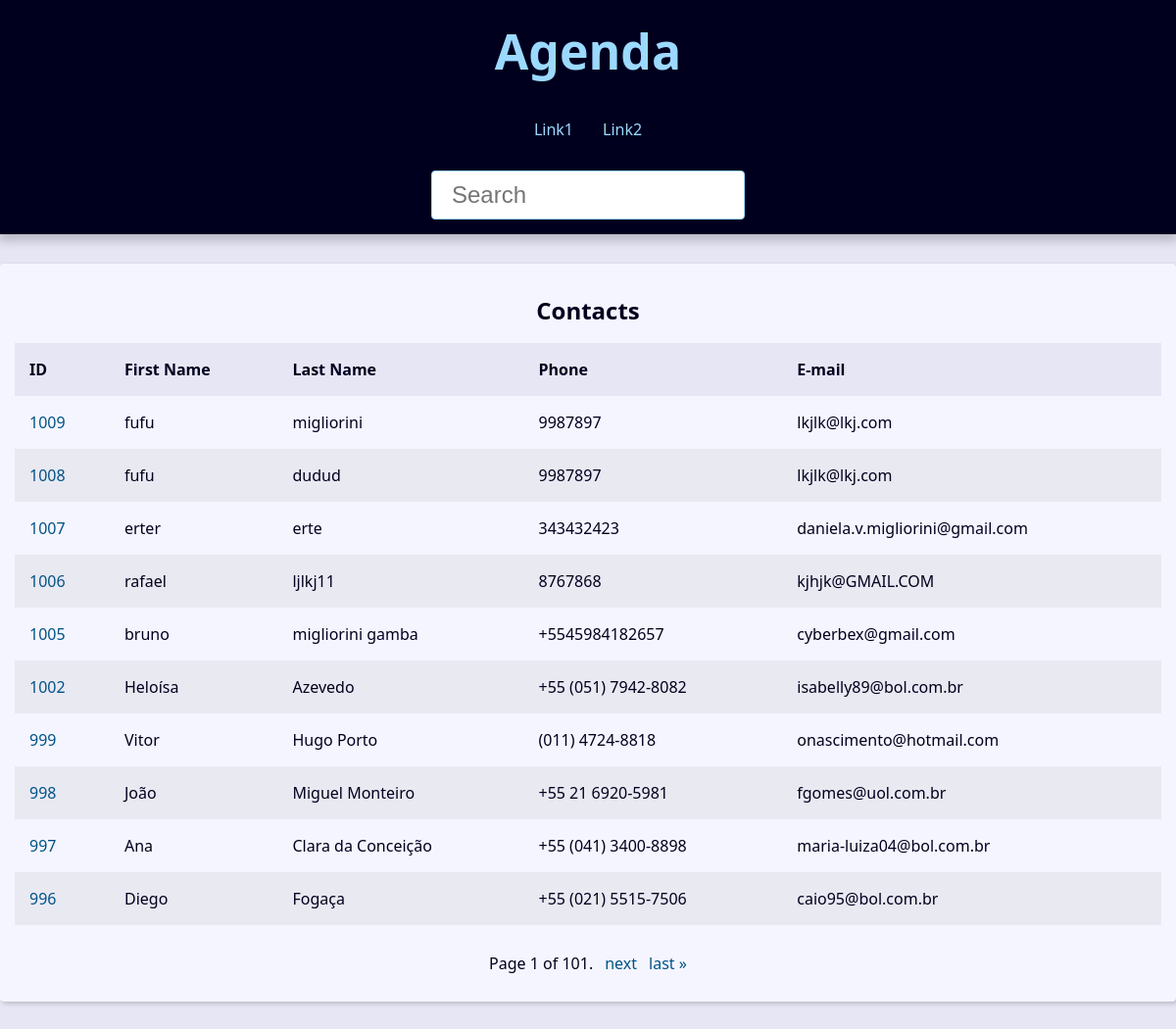
Before: / with the older database file.
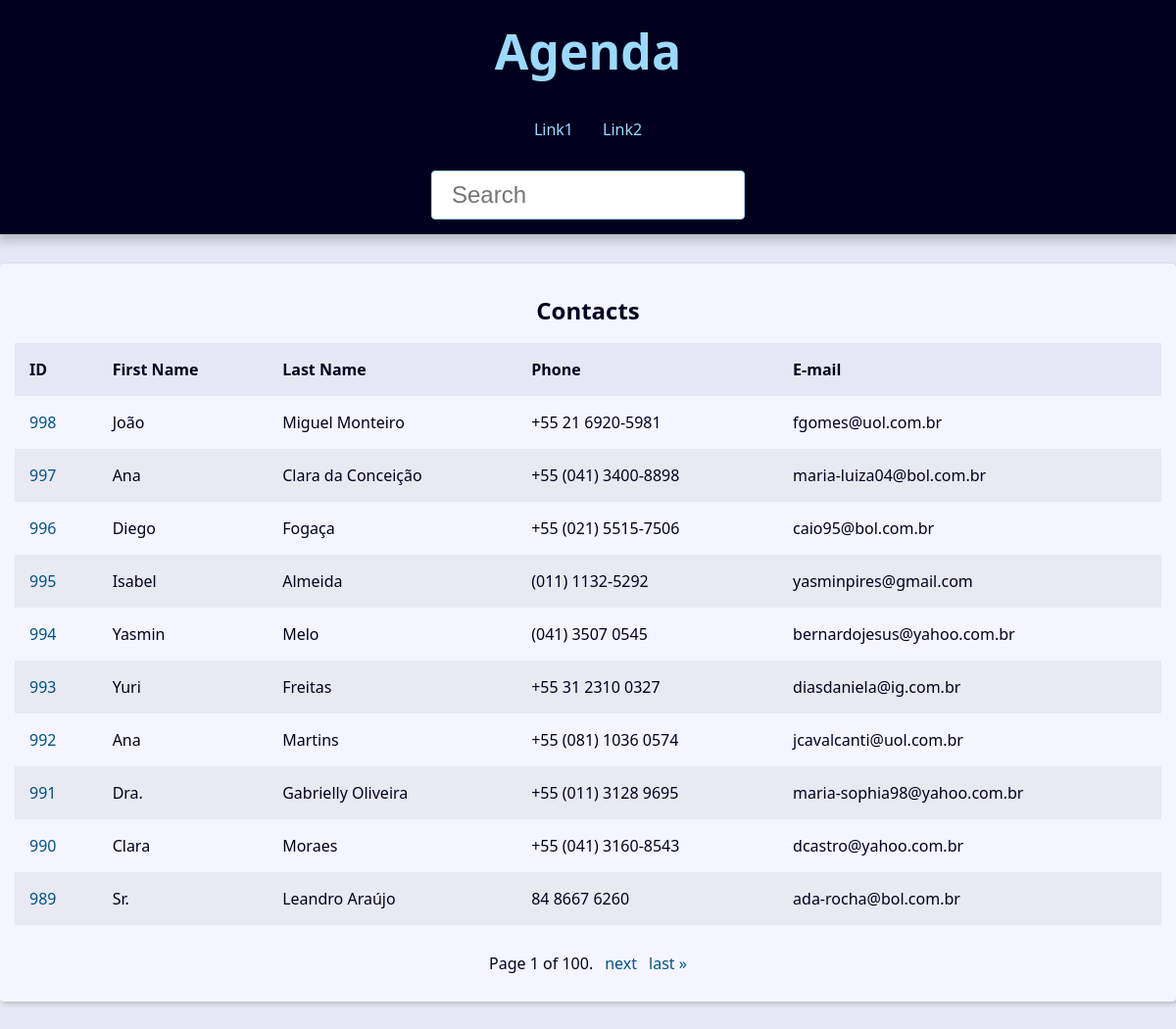
After: the same page with the newer database file.
### contact/models.py (models this page shows, shortened)
class Contact(models.Model):
    first_name = models.CharField(max_length=50)
    last_name = models.CharField(max_length=50, blank=True)
    phone = models.CharField(max_length=50)
    email = models.EmailField(max_length=254, blank=True)
    created_date = models.DateTimeField(default=timezone.now)
    description = models.TextField(blank=True)
    show = models.BooleanField(default=True)
    picture = models.ImageField(blank=True, upload_to='pictures/%Y/%m/')
    category = models.ForeignKey(
        Category,on_delete=models.SET_NULL,
        blank=True, null=True
    )
    owner = models.ForeignKey(
        User,on_delete=models.SET_NULL,
        blank=True, null=True
    )

### contact/views/contact_views.py (the view)
# urls.py: path("", views.index, name='index'),
def index(request):
    contacts = Contact.objects \
        .filter(show=True)\
        .order_by('-id')
    paginator = Paginator(contacts,10)
    page_number = request.GET.get("page")
    page_obj = paginator.get_page(page_number)
    context = {
        'page_obj': page_obj,
        'site_title':'Contatos - '
    }
    return render(
        request,
        'contact/index.html',
        context
    )

### contact/templates/contact/index.html
{% extends 'global/base.html' %}
{% block content %}
  {% if page_obj %}
    <div class="responsive-table">
      <table class="contacts-table">
        <caption class="table-caption ">
          Contacts
        </caption>
        <thead>
          <tr class="table-row table-row-header">
            <th class="table-header">ID</th>
            <th class="table-header">First Name</th>
            <th class="table-header">Last Name</th>
            <th class="table-header">Phone</th>
            <th class="table-header">E-mail</th>
          </tr>
        </thead>
        <tbody>
          {% for contact in page_obj %}
            <tr class="table-row">
              <td class="table-cel">
                <a
                  class="table-link"
                  href="{% url 'contact:contact' contact.id %}"
                >
                  {{ contact.id }}
                </a>
              </td>
              <td class="table-cel">
                {{ contact.first_name }}
              </td>
              <td class="table-cel">
                {{ contact.last_name }}
              </td>
              <td class="table-cel">
                {{ contact.phone }}
              </td>
              <td class="table-cel">
                {{ contact.email }}
              </td>
            </tr>
          {% endfor %}
        </tbody>
      </table>
    </div>
  {% else %}
    <div class="single-contact">
      <h1 class="single-contact-name">
        Nenhum contato encontrado.
      </h1>
    </div>
  {% endif %}
{% endblock content %}

Changed rows visible on the page:
removed Contact: id "1009", first_name "fufu", last_name "migliorini", phone "9987897", email "lkjlk@lkj.com"
removed Contact: id "1008", first_name "fufu", last_name "dudud", phone "9987897", email "lkjlk@lkj.com"
removed Contact: id "1007", first_name "erter", last_name "erte", phone "343432423", email "daniela.v.migliorini@gmail.com"
removed Contact: id "1006", first_name "rafael", last_name "ljlkj11", phone "8767868", email "kjhjk@GMAIL.COM"
removed Contact: id "1005", first_name "bruno", last_name "migliorini gamba", phone "+5545984182657", email "cyberbex@gmail.com"
removed Contact: id "1002", first_name "Heloísa", last_name "Azevedo", phone "+55 (051) 7942-8082", email "isabelly89@bol.com.br"
removed Contact: id "999", first_name "Vitor", last_name "Hugo Porto", phone "(011) 4724-8818", email "onascimento@hotmail.com"
now on this page (row unchanged): Contact: id "995", first_name "Isabel", last_name "Almeida", phone "(011) 1132-5292", email "yasminpires@gmail.com"
now on this page (row unchanged): Contact: id "994", first_name "Yasmin", last_name "Melo", phone "(041) 3507 0545", email "bernardojesus@yahoo.com.br"
now on this page (row unchanged): Contact: id "993", first_name "Yuri", last_name "Freitas", phone "+55 31 2310 0327", email "diasdaniela@ig.com.br"
now on this page (row unchanged): Contact: id "992", first_name "Ana", last_name "Martins", phone "+55 (081) 1036 0574", email "jcavalcanti@uol.com.br"
now on this page (row unchanged): Contact: id "991", first_name "Dra.", last_name "Gabrielly Oliveira", phone "+55 (011) 3128 9695", email "maria-sophia98@yahoo.com.br"
now on this page (row unchanged): Contact: id "990", first_name "Clara", last_name "Moraes", phone "+55 (041) 3160-8543", email "dcastro@yahoo.com.br"
now on this page (row unchanged): Contact: id "989", first_name "Sr.", last_name "Leandro Araújo", phone "84 8667 6260", email "ada-rocha@bol.com.br"
Other visible differences:
{{ page_obj.paginator.num_pages }}: "101" → "100"
